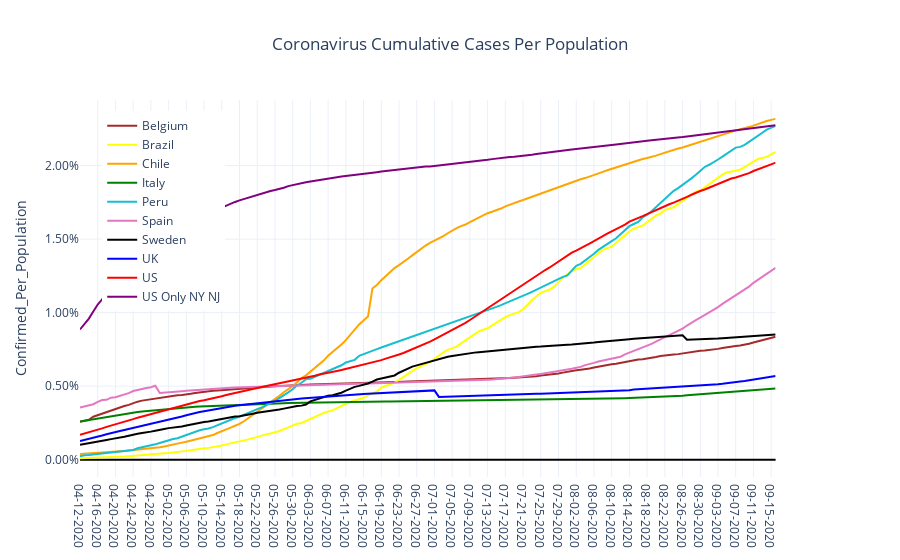

Notebook source saved alongside this figure:
### Code cell
fig = make_subplots(specs=[[{'secondary_y':True}]])
for mycountry in countries_list:
    fig.add_trace(go.Scatter(x=country_df[country_df['Country_Region']==mycountry]['Date'],
                               y=country_df[country_df['Country_Region']==mycountry]['Confirmed_Per_Population'],
                               name = rename_dict[mycountry],
                               line = {'color':colors_dict[mycountry]}),
                  secondary_y = False)
#    fig.add_trace(go.Scatter(x=country_df[country_df['Country_Region']==mycountry]['Date'],
#                               y=country_df[country_df['Country_Region']==mycountry]['People_Tested_Per_Population'],
#                               name = rename_dict[mycountry] + ' Tests',
#                               line = {'color':colors_dict[mycountry],
#                                      'dash':'dash'},
#                               opacity = 0.25),
#                  secondary_y = True)
fig.update_layout(showlegend = True,
                legend= dict(x=0.03,y=0.97),
                title='Coronavirus Cumulative Cases Per Population',
                title_x=0.5,
                yaxis={'title':'Confirmed_Per_Population',
                       'tickformat':'.2%',
                       'zeroline':True,'zerolinecolor':'#000000','zerolinewidth':2.0},
                template = 'plotly_white')
#fig.update_yaxes(title_text='People_Tested_Per_Population',secondary_y=True,tickformat='.1%')
fig.show()
myfilename = r'C:\__YOUTUBE__\__POLITICS__\Coronavirus\outputdata\W2-CV_Cum_Cases_Per_Population.png'
fig.write_image(myfilename,width = 852,height = 480)
print('Static Image:')
Image(filename=myfilename)

### Figure 1 — Plotly figure (JSON) as saved in the notebook; plotly's stock layout.template omitted (floating-point values rounded to 4 significant figures; data arrays with more than 128 entries replaced by an {"elided": "..."} marker saying what was removed)
{"data": [{"line": {"color": "brown"}, "name": "Belgium", "type": "scatter", "x": {"elided": "158 str values"}, "xaxis": "x", "y": {"elided": "158 float values"}, "yaxis": "y"}, {"line": {"color": "yellow"}, "name": "Brazil", "type": "scatter", "x": {"elided": "158 str values"}, "xaxis": "x", "y": {"elided": "158 float values"}, "yaxis": "y"}, {"line": {"color": "orange"}, "name": "Chile", "type": "scatter", "x": {"elided": "158 str values"}, "xaxis": "x", "y": {"elided": "158 float values"}, "yaxis": "y"}, {"line": {"color": "green"}, "name": "Italy", "type": "scatter", "x": {"elided": "158 str values"}, "xaxis": "x", "y": {"elided": "158 float values"}, "yaxis": "y"}, {"line": {"color": "#17becf"}, "name": "Peru", "type": "scatter", "x": {"elided": "158 str values"}, "xaxis": "x", "y": {"elided": "158 float values"}, "yaxis": "y"}, {"line": {"color": "#e377c2"}, "name": "Spain", "type": "scatter", "x": {"elided": "158 str values"}, "xaxis": "x", "y": {"elided": "158 float values"}, "yaxis": "y"}, {"line": {"color": "black"}, "name": "Sweden", "type": "scatter", "x": {"elided": "158 str values"}, "xaxis": "x", "y": {"elided": "158 float values"}, "yaxis": "y"}, {"line": {"color": "blue"}, "name": "UK", "type": "scatter", "x": {"elided": "158 str values"}, "xaxis": "x", "y": {"elided": "158 float values"}, "yaxis": "y"}, {"line": {"color": "red"}, "name": "US", "type": "scatter", "x": {"elided": "158 str values"}, "xaxis": "x", "y": {"elided": "158 float values"}, "yaxis": "y"}, {"line": {"color": "purple"}, "name": "US Only NY NJ", "type": "scatter", "x": {"elided": "158 str values"}, "xaxis": "x", "y": {"elided": "158 float values"}, "yaxis": "y"}], "layout": {"legend": {"x": 0.03, "y": 0.97}, "showlegend": true, "title": {"text": "Coronavirus Cumulative Cases Per Population", "x": 0.5}, "xaxis": {"anchor": "y", "domain": [0, 0.94]}, "yaxis": {"anchor": "x", "domain": [0, 1], "tickformat": ".2%", "title": {"text": "Confirmed_Per_Population"}, "zeroline": true, "zerolinecolor": "#000000", "zerolinewidth": 2}, "yaxis2": {"anchor": "x", "overlaying": "y", "side": "right"}}}
